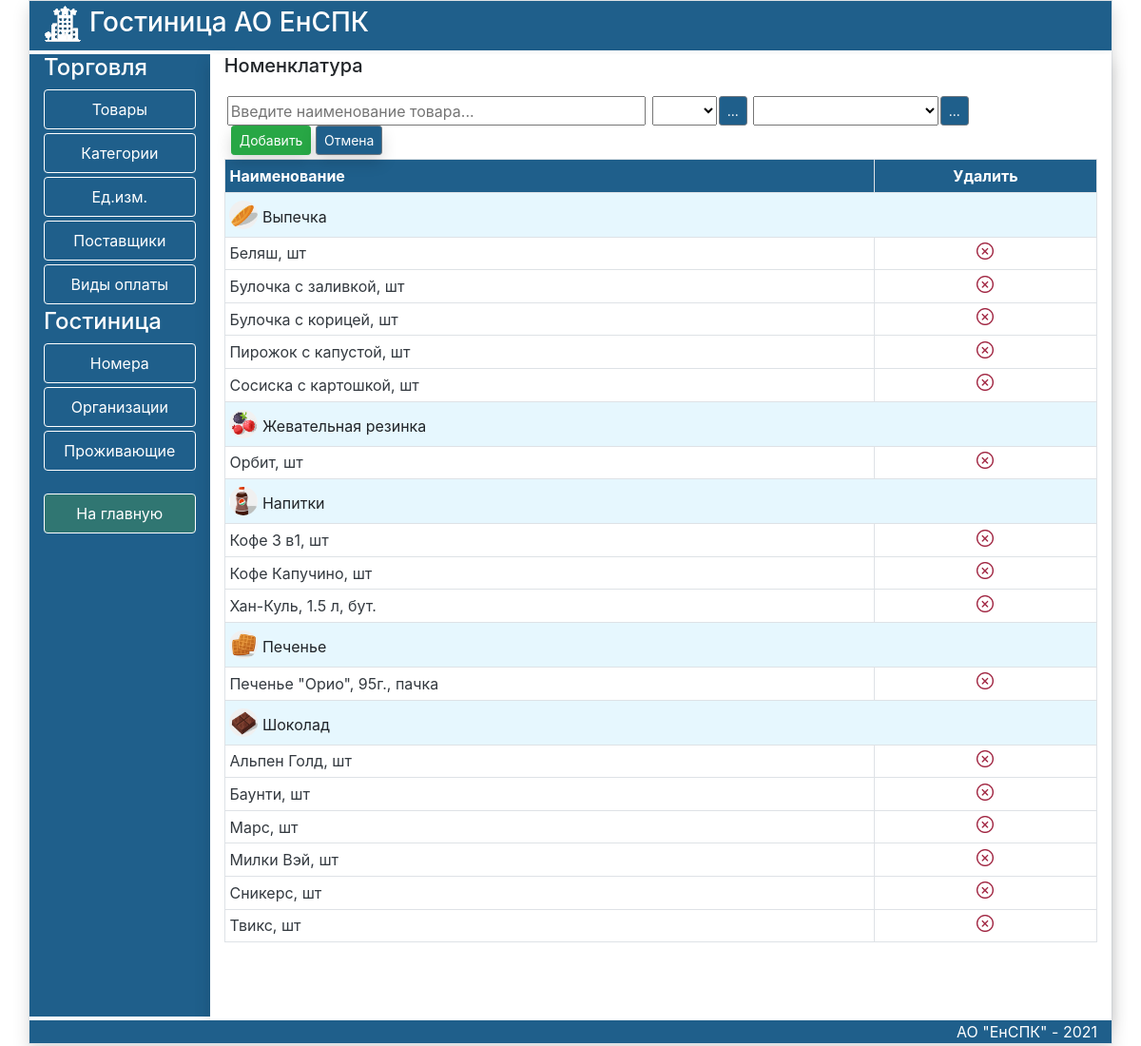
The app's page /Good with its own data.
### trade/models.py (models this page shows, shortened)
class Category(models.Model):
    title = models.CharField(max_length=100, verbose_name='Наименование')
    photo = models.ImageField(upload_to='photo',blank=True)
    def __str__(self):
        return self.title
    class Meta:
        verbose_name='Категория'
        verbose_name_plural='Категории'
        ordering=['title',]

class Good(models.Model):
    title=models.CharField(max_length=100,verbose_name='Наименование')
    unit=models.ForeignKey(Unit,on_delete=models.PROTECT,verbose_name='Единица измерения')
    category=models.ForeignKey(Category,on_delete=models.PROTECT,verbose_name='Категория',related_name='photos')
    class Meta:
        verbose_name='Товар'
        verbose_name_plural='Товары'
        ordering=['title',]

class Unit(models.Model):
    title = models.CharField(max_length=100,verbose_name='Наименование')
    def __str__(self):
        return self.title
    class Meta:
        verbose_name='Единица измерения'
        verbose_name_plural='Единицы измерения'
        ordering=['title',]

### trade/views.py (the view)
# urls.py: path('Good',Goods,name='Good'),
def Goods(request):
    category=Category.objects.filter(photos__isnull=False).distinct()
    unit=Unit.objects.all()
    good=Good.objects.all()
    title='Номенклатура'
    if request.method == 'POST':
        form = GoodForm(request.POST)
        if form.is_valid():
            try:
                form.save()
                form = GoodForm()
                return redirect('Good')
            except:
                form.add_error(None, 'Ошибка добавления ')
    else:
        form = GoodForm()
    return render(request, 'trade/Good.html', {'title': title, 'form': form, 'category': category, 'unit': unit,'goods':good})

### trade/forms.py
class GoodForm(forms.ModelForm):
   class Meta:
      model = Good
      fields = ['title', 'unit', 'category']
      widgets = {
         'title': forms.TextInput(attrs={'class': 'form-input','placeholder':'Введите наименование товара...',
          'style': 'width:440px;margin-right:2px;'}),
         'unit': forms.Select(attrs={'class': 'form-input','style': 'margin-left:5px;margin-right:2px'}),
         'category': forms.Select(attrs={'class': 'form-input','style': 'margin-left:6px;margin-right:2px'}),
      }
   def __init__(self, *args, **kwargs):
      super(GoodForm, self).__init__(*args, **kwargs)
      self.fields['unit'].empty_label = ''
      self.fields['category'].empty_label = ''

### trade/templates/trade/Good.html (shortened to what this page needs)
{% extends 'trade/listpage.html' %}
{% load static %}
{% block DataArea %}
<h5 class="mb-3">{{title}}</h5>
<div>
    <form action="" method="post">
        <div class="form-row pb-1 pl-2 pt-1">
            {{form.title}}
            {{form.unit}}<a href="{% url 'Create' 'Unit'  %}" class="btn-secondary btn btn-sm btnblack"
            title="Открыть справочник">...</a>{{form.category}}<a href="{% url 'Category' %}"
            class="btn-secondary btn btn-sm btnblack">...</a>
            <div class="text-end ml-1 ">
                <button type="submit" class="btn btn-success btn-sm shadow ">Добавить</button>
                <a href="{% url 'Good'  %}" class="btn btn-secondary btn-sm shadow btnblack ">Отмена </a>
            </div>
    </form>
        </div>
 </div>
<div class="scrolltable">
    <table class="table table-sm table-bordered table-hover ">
        <tr class="secondary">
            <th class="btnblack">Наименование</th>
            <th class="text-center btnblack ">Удалить</th>
        </tr>
        {% for item in category %}
        <tr>
            <td class="pt-2 pb-0 backcategory" colspan="2">{% if item.photo %}<img src="{{item.photo.url}}" alt="..." width="30"
            height="30" class="mb-2 rounded-circle">{% endif %}
                {{item.title}}
            </td>
        </tr>
        {% for good in goods %}
        {% if item.id == good.category_id %}
        <tr>
            <td><a href="{% url 'UpdateGoods' good.pk %}" class="text-dark">{{good.title}}, {{good.unit}} </a></td>
            <td class="text-center pt-0 pb-2 " style="vertical-align:middle"><a href="{% url 'DeleteGoods' good.pk %}">
                <img src="{% static 'trade/images/delete2.png' %}" height="18" style="top:10px"></a></td>
        </tr>
        {% endif %}
        {% endfor %}
        {% endfor %}
    </table>
</div>
{% endblock DataArea %}

### trade/static/trade/css/my.css (style rules this page uses)
.btnblack { background-color:RGB(31,95,139); color: white; }
.backcategory { background-color:RGB(230,247,254) }
.scrolltable { display:block; overflow-y: auto; height:75vh; }

### records on screen
Category: photo (picture), title "Выпечка"
Good: title "Беляш", unit "шт"
Good: title "Булочка с заливкой", unit "шт"
Good: title "Булочка с корицей", unit "шт"
Good: title "Пирожок с капустой", unit "шт"
Good: title "Сосиска с картошкой", unit "шт"
Category: photo (picture), title "Жевательная резинка"
Good: title "Орбит", unit "шт"
Category: photo (picture), title "Напитки"
Good: title "Кофе 3 в1", unit "шт"
Good: title "Кофе Капучино", unit "шт"
Good: title "Хан-Куль, 1.5 л", unit "бут."
Category: photo (picture), title "Печенье"
Good: title "Печенье \"Орио\", 95г.", unit "пачка"
Category: photo (picture), title "Шоколад"
Good: title "Альпен Голд", unit "шт"
Good: title "Баунти", unit "шт"
Good: title "Марс", unit "шт"
Good: title "Милки Вэй", unit "шт"
Good: title "Сникерс", unit "шт"
Good: title "Твикс", unit "шт"

### other values on screen
{{ title }} "Номенклатура"
